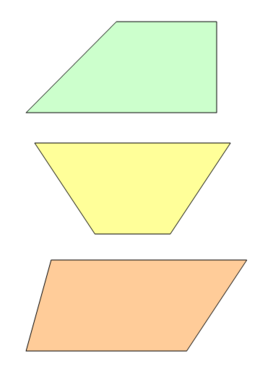
#> input picture MASK_PYTHON/contours/imagenes/prueba3.png, 260 x 390 px
$ python conImagen.py
#> lines starting #> are read from the running program, lines starting #| are printed output that depends on the picture; after the words box and inside, x2 and y2 are one past the last pixel; in counts of white or black regions, pixels touching at a corner belong together
### MASK_PYTHON/contours/metodos.py
import math
import cv2

# Metodo que indica si todos los angulos de una figura son rectos
def calcularAngRecto(result):
    resultado = False

    if 86<= result[0] <= 92 and 86<= result[1] <= 92 and 86<= result[2] <= 92:
        resultado = True
    elif 86<= result[3] <= 92 and 86<= result[0] <= 92 and 86<= result[1] <= 92:
        resultado = True
    elif 86<= result[2] <= 92 and 86<= result[3] <= 92 and 86<= result[0] <= 92:
        resultado = True

    return resultado

# Metodo que indica si los angulos de una figura son todos diferentes
def angDifferent(result):
    return result[0] != result[1] != result[2] != result[3]

# Metodo que indica si los angulos pares de una figura son rectos
def calcularTwoConsecutiveAngRecto(result):
    resultado = False

    if (86<= result[0] <= 92 or 86<= result[1] <= 92) and ((result[2] < 86 or result[2] > 92) or (result[3] < 86 or result[3] > 92) ):
        resultado = True
    if (86<= result[1] <= 92 or 86<= result[2] <= 92) and ((result[3] < 86 or result[3] > 92) or (result[0] < 86 or result[0] > 92) ):
        resultado = True
    if (86<= result[2] <= 92 or 86<= result[3] <= 92) and ((result[0] < 86 or result[0] > 92) or (result[1] < 86 or result[1] > 92) ):
        resultado = True
    if (86<= result[3] <= 92 or 86<= result[0] <= 92) and ((result[1] < 86 or result[1] > 92) or (result[2] < 86 or result[2] > 92) ):
        resultado = True

    return resultado

# Metodo que indica si al menos dos angulos pares de una figura son rectos
# [11 lines left out: function calcularAngRectoPares, not called in this run]

# Metodo que devuelve un angulo dados tres puntos
def getAngle(PointA, PointB, PointC):
    dot = ((PointA[0][0] - PointB[0][0]) * (PointC[0][0] - PointB[0][0]) + (
                (PointA[0][1] - PointB[0][1]) * (PointC[0][1] - PointB[0][1])))
    pcross = ((PointA[0][0] - PointB[0][0]) * (PointC[0][1] - PointB[0][1]) - (PointA[0][1] - PointB[0][1]) * (
                PointC[0][0] - PointB[0][0]))
    angle = math.fabs(cv2.fastAtan2(float(pcross), float(dot)))
    return angle

# Metodo que devuelve todos los angulos de una figura
def findAngles(p1, p2, p3, p4):
    a = getAngle(p1, p2, p3)
    b = getAngle(p2, p1, p4)
    c = getAngle(p2, p3, p4)
    d = getAngle(p3, p4, p1)
    return a, b, c, d

# Metodo que duelve el rango de un angulo
def rangeAngles(angle, low, high):
    result = low <= ((angle*180) / 3.141592) <= high
    return result

# Metodo que calcula un angulo dado tres puntos
# [6 lines left out: function angulo, not called in this run]

# Metodo que mide la distancia entre dos puntos
def distancias(p1, p2):
    x1 = p2[0][0]
    x0 = p1[0][0]
    y1 = p2[0][1]
    y0 = p1[0][1]
    return round(math.sqrt(math.pow(x1 - x0, 2) + math.pow(y1 - y0, 2)))

#Metodo que indica si todos los vertices de una figura tienen la misma distancia
def ladosIguales (approx):
    a = distancias(approx[0], approx[1])
    b = distancias(approx[1], approx[2])
    c = distancias(approx[2], approx[3])
    d = distancias(approx[3], approx[0])
    return normalizar(a,b) and normalizar(b,c) and normalizar(c,d) and normalizar(d,a)

#Metodo que indica si todos los vertices de una figura tienen la misma distancia
def ladosParesIguales (approx):
    a = distancias(approx[0], approx[1])
    b = distancias(approx[1], approx[2])
    c = distancias(approx[2], approx[3])
    d = distancias(approx[3], approx[0])
    return ( normalizar(a,c) ) or ( normalizar(b, d) )

#Metodo para normalizar un dato
def normalizar (p1, p2):
    return 0.95 <= p1/p2 <= 1.05

#Metodo que devuelve el tipo de figura geometrica que es un contorno dado
def typeContours (c, approx):
    type = ""
    if len(approx) == 3: #Si el numero de vertices detectados es 3 se trata de un triangulo
        type = "Triangulo"

    if len(approx) == 4:  #Si el numero de vertices detectados es 4 es un tipo de cuadrilatero
        p1 = approx[0]
        p2 = approx[1]
        p3 = approx[2]
        p4 = approx[3]
        result = findAngles(p1, p2, p3, p4)

        if ladosIguales(approx) and calcularAngRecto(result):
            type = "Cuadrado"
        elif calcularAngRecto(result) and (not (ladosIguales(approx))):
            type = "Rectangulo"
        elif (ladosIguales(approx) and (not calcularAngRecto(result))):
            type = "Rombo"
        elif((not ladosIguales(approx)) and calcularTwoConsecutiveAngRecto(result)):
            type = "Trapecio rectangulo"
        elif((not ladosIguales(approx)) and ladosParesIguales(approx)):
            type = "Trapecio isosceles"
        elif((not ladosIguales(approx)) and angDifferent(result)):
            type = "Trapecio escaleno"
        else:
            type = "Cuadrilatero"

    if len(approx) == 5: #Si el numero de vertices detectados es 5 se trata de un pentagono
        type = "Pentagono"
    if len(approx) == 6: #Si el numero de vertices detectados es 6 se trata de un hexagono
        type = "Hexagono"
    if len(approx) > 10: #Si el numero de vertices detectados es mayor que 10 concluimos que es un circulo
        type = "Circulo"

    return type

### MASK_PYTHON/contours/conImagen.py
# Autores: David Merino Vecino y Ainhoa Martinez Horrillo

import cv2
import metodos

def on_change(self): # No hace nada, pero se debe pasar la funcion a cv2.createTrackbar
    pass

# Lectura de la imagen original
cap = cv2.imread('imagenes/prueba3.png')
#> cap is the input picture: shape (390, 260, 3); mean B, G, R 217.4, 244.2, 245.7

# Creacion de una ventana para agregar trackbars
cv2.namedWindow('Canny', cv2.WINDOW_AUTOSIZE)

# Definicion de los valores iniciales y maximos de cada trackbar
c_lower_l, c_lower_u = 85, 255 # Limite inferior para la deteccion de bordes con canny
c_upper_l, c_upper_u = 230, 255 # Limite superior para la deteccion de bordes con canny
blur_s, blur_f = 1, 15 # Desenfoque Gaussiano

# Creacion de trackbars
cv2.createTrackbar("Canny Limit Lower", "Canny", c_lower_l, c_lower_u, on_change) # Limite inferior canny
cv2.createTrackbar("Canny Limit Upper", "Canny", c_upper_l, c_upper_u, on_change) # Limite superior canny
cv2.createTrackbar("Gaussian Blur", "Canny", blur_s, blur_f, on_change) # Desenfoque Gaussiano

cv2.startWindowThread() # Inicio de la ventana

while (True):
    l = cv2.getTrackbarPos("Canny Limit Lower", "Canny") # Limite inferior canny
    u = cv2.getTrackbarPos("Canny Limit Upper", "Canny") # Limite superior canny
    b = cv2.getTrackbarPos("Gaussian Blur", "Canny") # Desenfoque Gaussiano

    if b == 0: # Para que no se produzca un error
        b = 1

    img = cap.copy()

    # Conversion de la imagen original a escala de grises
    gray = cv2.cvtColor(cap, cv2.COLOR_BGR2GRAY)
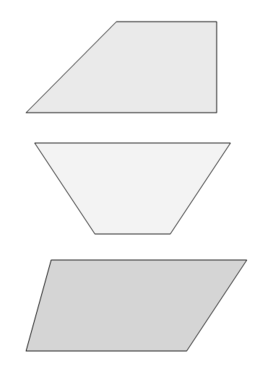
#> gray: shape (390, 260); min 72, max 255, mean 241.5

    # Desenfoque Gaussiano
    gaussian = cv2.blur(gray, (b, b))

    # Obtencion de la imagen binarizada a traves de la deteccion de bordes con canny
    canny = cv2.Canny(gaussian, l, u, L2gradient=True)
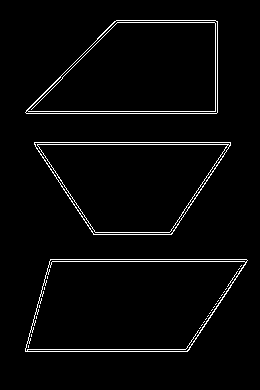
#> canny: shape (390, 260); 3% white in thin lines or dots, all inside (x1, y1, x2, y2) = (25, 20, 248, 352)

    cv2.imshow('Canny', canny)

    # Busqueda de contornos
    contornos, _ = cv2.findContours(canny, cv2.RETR_EXTERNAL, cv2.CHAIN_APPROX_SIMPLE)
#> contornos = 3 contours; box (x1, y1, x2, y2) and area: (25, 259, 248, 352) 16592, (25, 20, 218, 114) 13730, (34, 142, 231, 235) 12738

    # Bucle para identificar la figura geometrica de cada cotorno encontrado
    for c in contornos:
        epsilon = 0.01 * cv2.arcLength(c, True)
        approx = cv2.approxPolyDP(c, epsilon, True) # Aproximacion del contorno

        x, y, w, h = cv2.boundingRect(approx)
        type = metodos.typeContours(c, approx) # Metodo que devuelve el tipo de figura geometrica
        cv2.putText(img, type, (x, y - 5), 1, 1, (0, 255, 0), 1)

        cv2.drawContours(img, [approx], -1, (0, 255, 0), 2)
        cv2.imshow("Contornos", img)
#> this loop made 3 passes
#> (epsilon, x, y, w, h, type, p1 in typeContours, p2 in typeContours) on passes 1, 3: (5.78, 25, 259, 223, 93, 'Trapecio escaleno', [[25, 351]], [[187, 351]]), (5.16, 25, 20, 193, 94, 'Trapecio rectangulo', [[25, 112]], [[216, 113]])
#> (epsilon, x, y, w, h, type, p2 in typeContours, p3 in typeContours) on pass 2: (5.07, 34, 142, 197, 93, 'Trapecio isosceles', [[93, 234]], [[171, 234]])
#> pass 1, `cv2.imshow("Contornos", img)`:
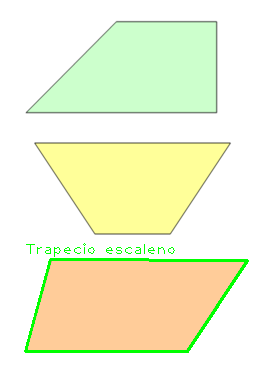
#> window 'Contornos': shape (390, 260, 3); mean B, G, R 213.8, 245.4, 241.7
#> pass 2, `cv2.imshow("Contornos", img)`:
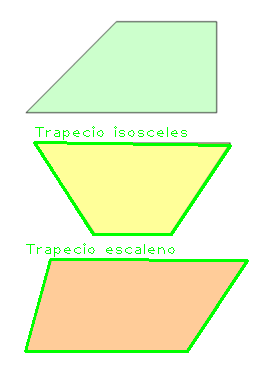
#> window 'Contornos': shape (390, 260, 3); mean B, G, R 210.4, 246.1, 237.8
#> after the loop:
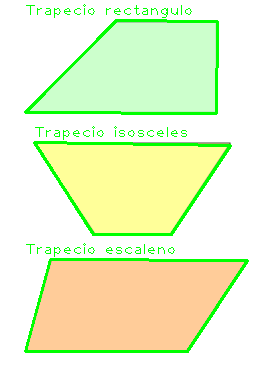
#> img: shape (390, 260, 3); 5.57% of pixels changed, all inside (x1, y1, x2, y2) = (24, 4, 249, 353)

    if cv2.waitKey(1) == 27: # Pulsacion de la tecla ESC para salir
#> (key Esc is pressed here)
        break

cv2.destroyAllWindows()

$ run again, with MASK_PYTHON/contours/imagenes/prueba1.png copied over MASK_PYTHON/contours/imagenes/prueba3.png
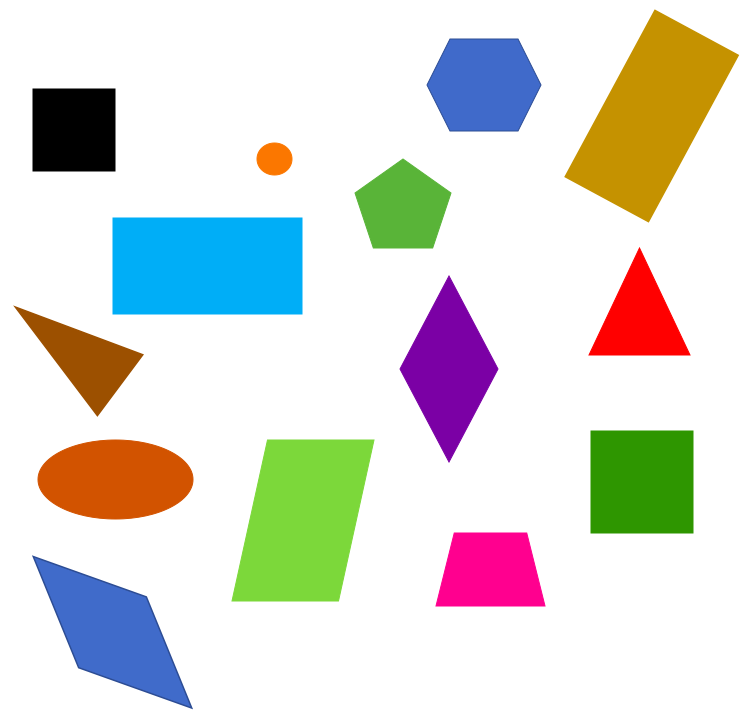
#> input picture MASK_PYTHON/contours/imagenes/prueba1.png, 752 x 718 px
#> cap is the input picture: shape (718, 752, 3); mean B, G, R 214.1, 220.4, 219.8
#> `canny = cv2.Canny(gaussian, l, u, L2gradient=True)`:
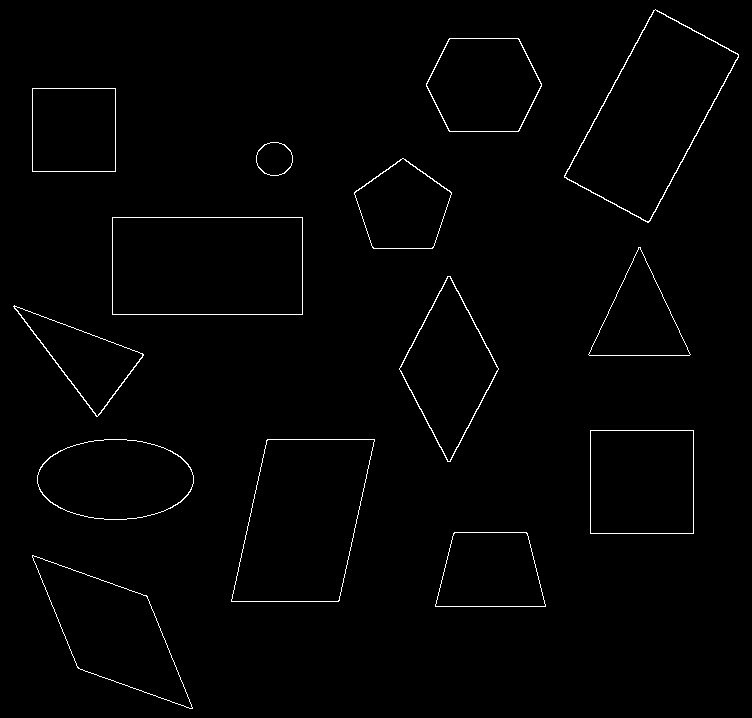
#> canny: shape (718, 752); 1.1% white in thin lines or dots
#> contornos = 14 contours; largest, box (x1, y1, x2, y2) and area: (564, 9, 739, 223) 18440, (112, 217, 303, 315) 18430, (231, 439, 375, 602) 17414, (32, 555, 193, 709) 11131, (590, 430, 694, 534) 10609
#> the loop `for c in contornos:` made 14 passes
#> (epsilon, x, y, w, h, type) on passes 4, 10, 11, 13: (4.02, 37, 439, 157, 81, 'Circulo'), (3.12, 354, 158, 98, 91, 'Pentagono'), (1.15, 256, 142, 37, 34, 'Circulo'), (3.62, 426, 38, 116, 94, 'Hexagono')
#> after the loop `for c in contornos:`:
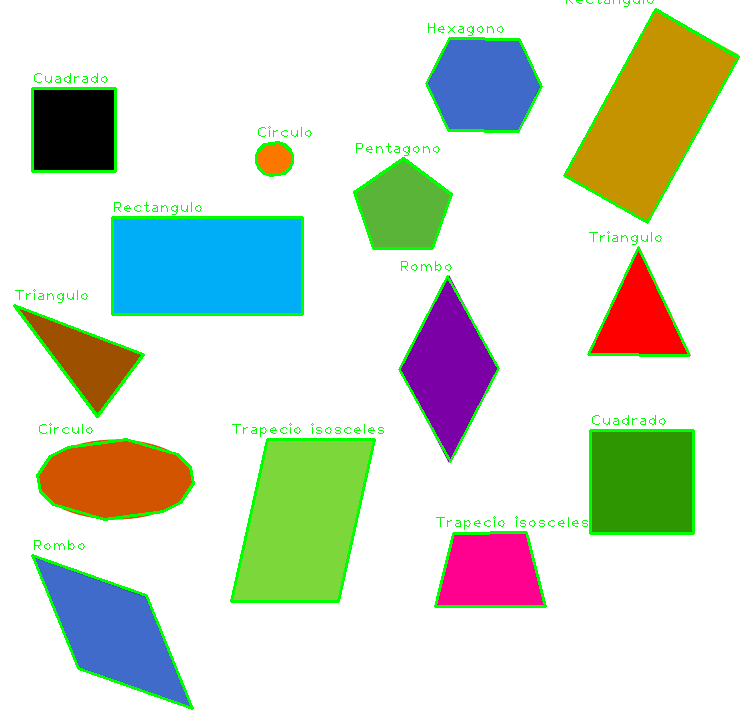
#> img: shape (718, 752, 3); 3.3% of pixels changed, all inside (x1, y1, x2, y2) = (13, 0, 740, 710)

$ run again, with MASK_PYTHON/contours/imagenes/prueba2.png copied over MASK_PYTHON/contours/imagenes/prueba3.png
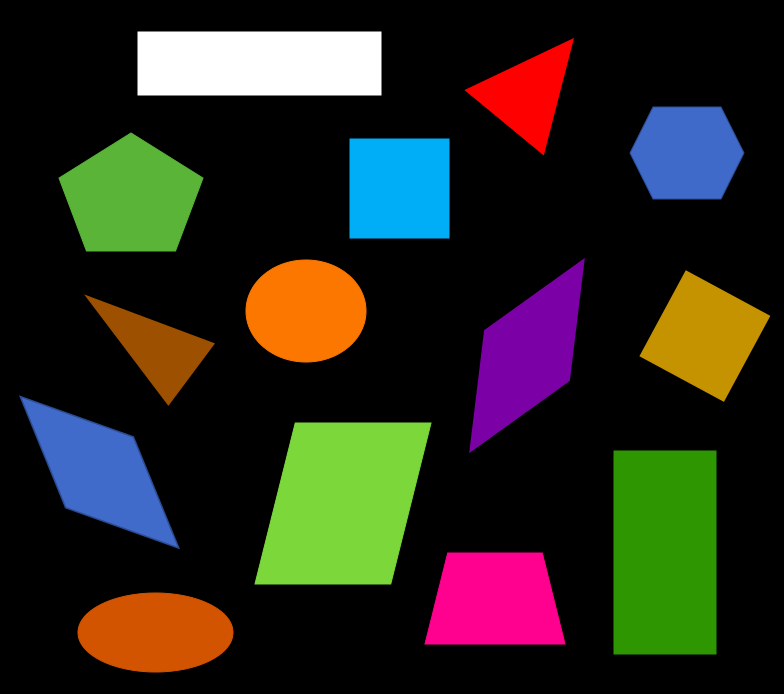
#> input picture MASK_PYTHON/contours/imagenes/prueba2.png, 784 x 694 px
#> cap is the input picture: shape (694, 784, 3); mean B, G, R 28.9, 39.8, 41.9
#> `canny = cv2.Canny(gaussian, l, u, L2gradient=True)`:
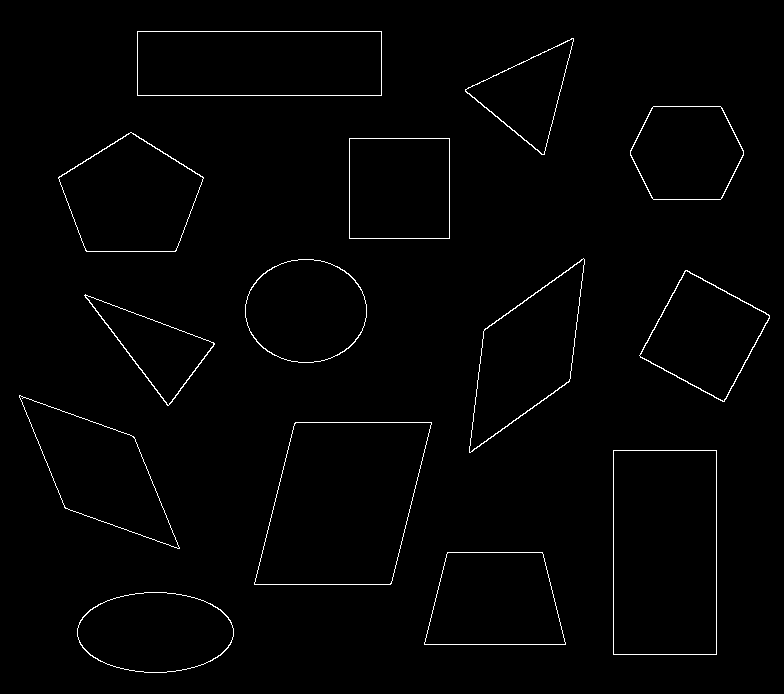
#> canny: shape (694, 784); 1.2% white in thin lines or dots, all inside (x1, y1, x2, y2) = (19, 31, 770, 673)
#> contornos = 14 contours; largest, box (x1, y1, x2, y2) and area: (254, 422, 432, 585) 22153, (613, 450, 717, 655) 21012, (137, 31, 382, 96) 15616, (58, 132, 204, 252) 11996, (469, 258, 585, 453) 11370
#> the loop `for c in contornos:` made 14 passes
#> (epsilon, x, y, w, h, type) on passes 1, 8, 11, 12: (4.02, 77, 592, 157, 81, 'Circulo'), (3.73, 245, 259, 122, 104, 'Circulo'), (4.42, 58, 132, 146, 120, 'Pentagono'), (3.58, 630, 106, 114, 94, 'Hexagono')
#> after the loop `for c in contornos:`:
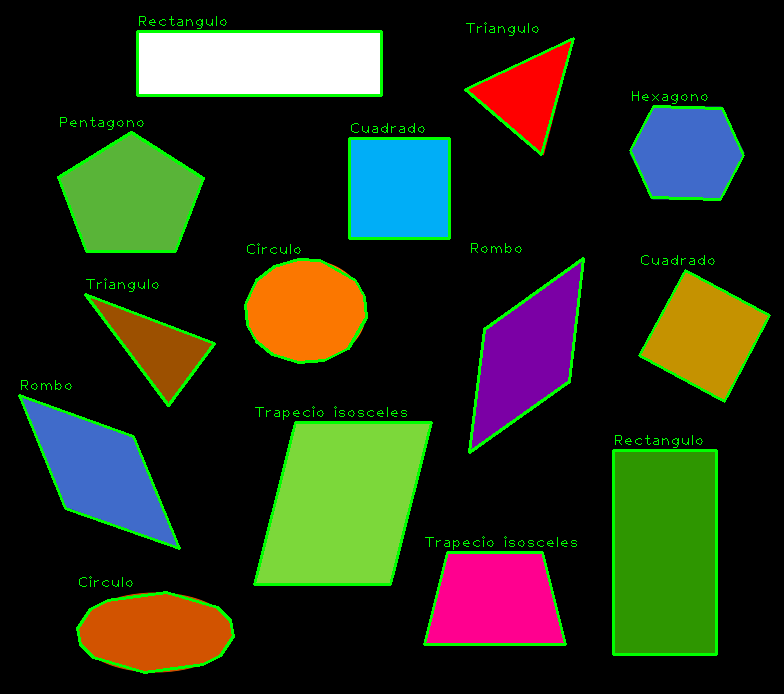
#> img: shape (694, 784, 3); 3.73% of pixels changed, all inside (x1, y1, x2, y2) = (18, 16, 771, 674)
